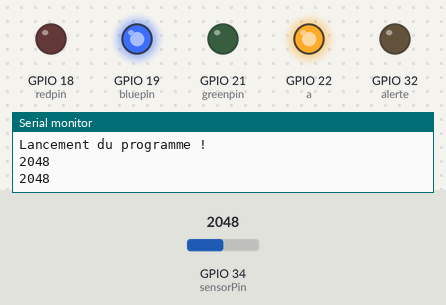
Simulated run of this sketch. Board: ESP32. Shown: output pins drawn as LEDs (lit = HIGH), the last lines printed to the serial monitor. Inputs (shaded band) come from the test bench; at power-on: GPIO 34 (sensorPin) = 2048.

Above: at 2.8 s.
2.9 s: GPIO 34 (sensorPin) set to 1552
5.6 s: GPIO 34 (sensorPin) set to 1441
At 7.3 s:
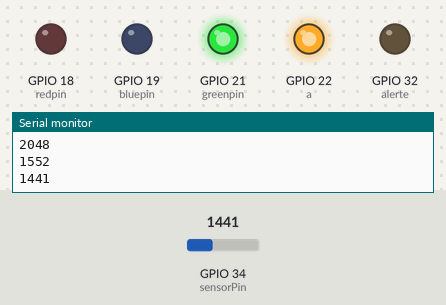
8.3 s: GPIO 34 (sensorPin) set to 858
11.2 s: GPIO 34 (sensorPin) set to 732
At 13.1 s:
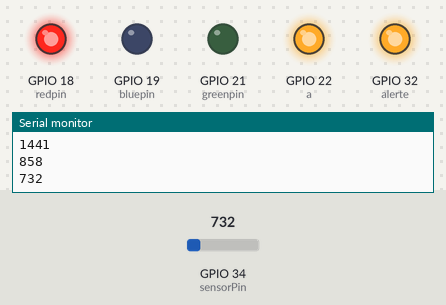
13.9 s: GPIO 34 (sensorPin) set to 840
At 14.6 s:
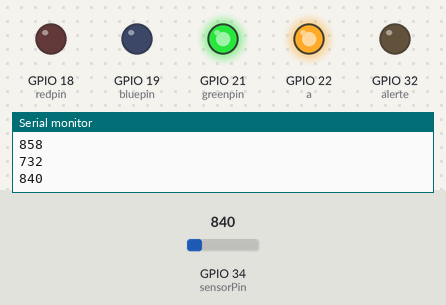
16.6 s: GPIO 34 (sensorPin) set to 760
At 18.8 s:
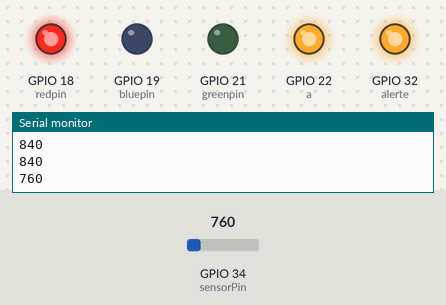
Timing chart, 0 to 20.3 s (numbered marks = the images above; inputs shaded):
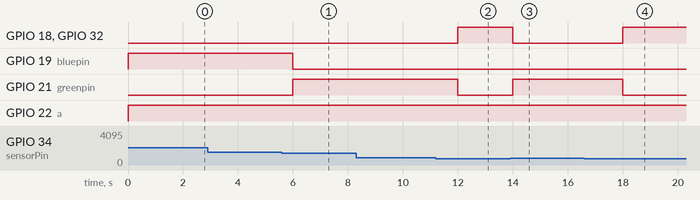

Measured:
- the behaviour switches between 1500 and 1499 on GPIO 34 (sensorPin) (found by bisection; images 0 and 1)
- the behaviour switches between 800 and 799 on GPIO 34 (sensorPin) (found by bisection; images 1 and 2)
- after the input at 5.6 s, GPIO 19 (bluepin): HIGH → LOW after 0.40 s; GPIO 21 (greenpin): LOW → HIGH after 0.40 s
- after the input at 11.2 s, GPIO 18 (redpin), GPIO 32 (alerte): LOW → HIGH after 0.80 s; GPIO 21 (greenpin): HIGH → LOW after 0.80 s
- after the input at 13.9 s, GPIO 18 (redpin), GPIO 32 (alerte): HIGH → LOW after 0.10 s; GPIO 21 (greenpin): LOW → HIGH after 0.10 s
- after the input at 16.6 s, GPIO 18 (redpin), GPIO 32 (alerte): LOW → HIGH after 1.4 s; GPIO 21 (greenpin): HIGH → LOW after 1.4 s

The sketch:

luminosity-sensor.ino
```cpp
int sensorPin = 34; //define analog pin 2
int value = 0;
int alerte = 32;
int redpin = 18; //select the pin for the red LED
int bluepin =19; // select the pin for the  blue LED
int greenpin = 21;// select the pin for the green LED
int a=22;


void setup() {
  Serial.begin(9600);
  Serial.println("Lancement du programme !");
  pinMode(alerte,OUTPUT);
  pinMode(redpin, OUTPUT);
   pinMode(bluepin, OUTPUT);
   pinMode(greenpin, OUTPUT);
      pinMode(a,OUTPUT);}


void loop() {
  value = analogRead(sensorPin);

  if (value<800)
  {
    Serial.println(value, DEC);
     // light intensity
     // high values for bright environment
     // low values for dark environment
   digitalWrite(alerte,HIGH);
   digitalWrite(redpin,HIGH);
   digitalWrite(bluepin,LOW);
   digitalWrite(greenpin,LOW);
      digitalWrite(a,HIGH);

   delay(2000);
    }
 if (value>800 and value<1500) {
  Serial.println(value, DEC);
 digitalWrite(alerte,LOW);
 digitalWrite(greenpin,HIGH);
   digitalWrite(redpin,LOW);
   digitalWrite(bluepin,LOW);
      digitalWrite(a,HIGH);

 delay(2000);}

 if (value>1500){
  Serial.println(value, DEC);
  digitalWrite(alerte,LOW);
  digitalWrite(bluepin,HIGH);
   digitalWrite(redpin,LOW);
   digitalWrite(greenpin,LOW);
      digitalWrite(a,HIGH);

   delay(2000);
 }
}
```
